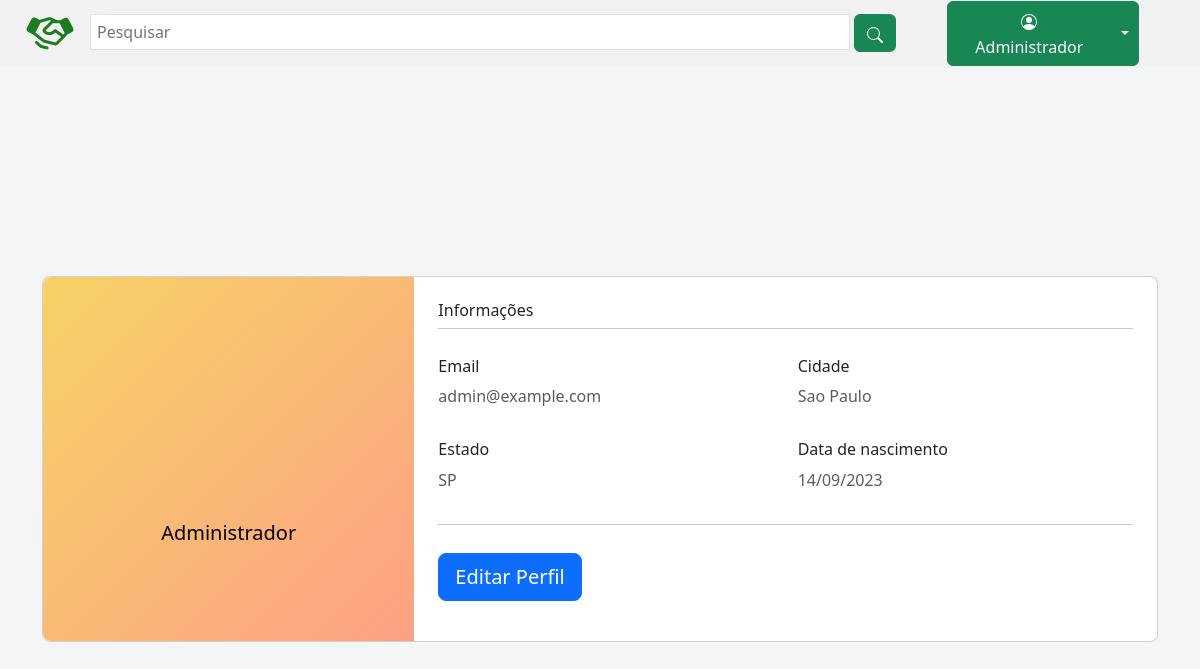
The page /pages/telaDeUsuario.php (signed in) on the database as committed earlier.
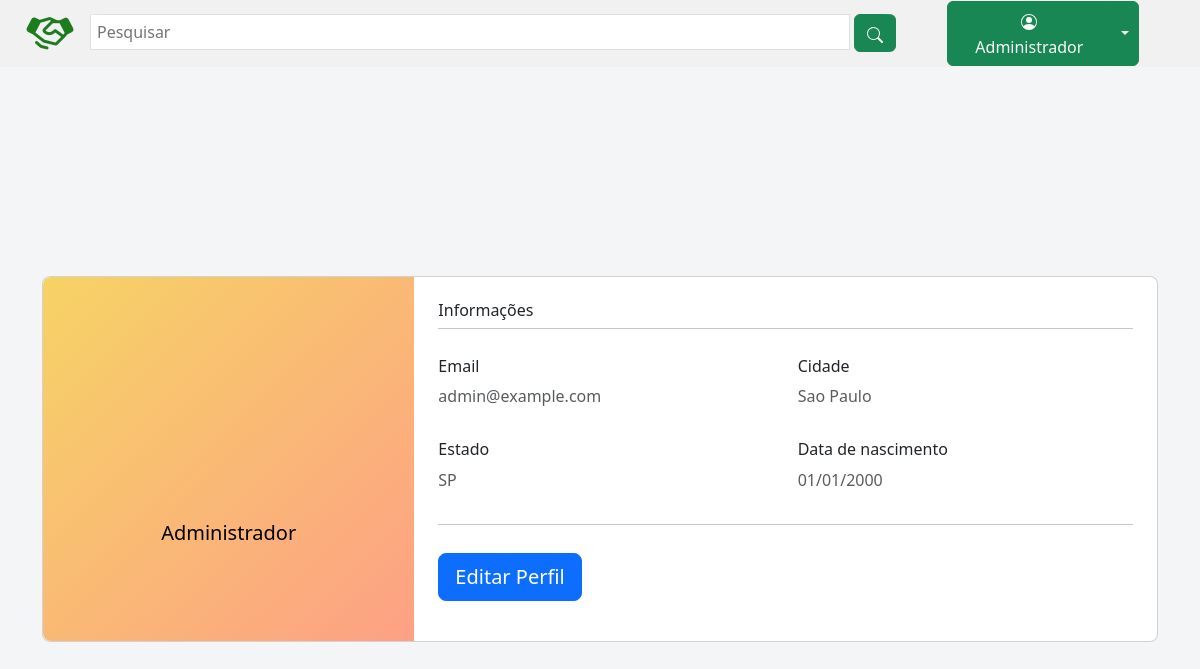
The same page on the database as committed later.
### tables this page shows
CREATE TABLE IF NOT EXISTS `usuarios` (
    `id_usuario` INT NOT NULL AUTO_INCREMENT,
    `nome_usuario` VARCHAR(140) NOT NULL,
    `nome_icon` LONGTEXT,
    `email` VARCHAR(190) NOT NULL,
    `telefone` VARCHAR(15) NOT NULL,
    `status_usuario` TINYINT NOT NULL,
    `permissao` TINYINT NULL DEFAULT NULL,
    `data_nascimento` DATE NOT NULL,
    `senha` VARCHAR(250) NOT NULL,
    `cep` VARCHAR(8),
    `estado` VARCHAR(2) NOT NULL,
    `cidade` VARCHAR(45) NOT NULL,
    `bairro` VARCHAR(45) NOT NULL,
    `logradouro` VARCHAR(50) NOT NULL,
    `complemento` VARCHAR(45) NULL DEFAULT NULL,
    `num_casa` VARCHAR(45) NULL DEFAULT NULL,
    `updateDate` TIMESTAMP NULL DEFAULT NULL,
    `createDate` TIMESTAMP NULL DEFAULT NULL,
    `cpf` VARCHAR(15) NOT NULL,
    PRIMARY KEY (`id_usuario`)
);

### pages/telaDeUsuario.php (the view, shortened to what this page needs)
<?php
require_once('../config/conexao.php');
require_once('./header.php');
?>
<link rel="stylesheet" href="https://cdnjs.cloudflare.com/ajax/libs/font-awesome/5.15.2/css/all.min.css">
<link rel="stylesheet" href="../assets/styles/telaDeUsuario.css">
<body>
    <section class="vh-100" style="background-color: #f4f5f7;">
        <div class="container py-5 h-100">
            <div class="row d-flex justify-content-center align-items-center h-100">
                <div class="col col-lg-12 mb-4 mb-lg-0">
                    <div class="card mb-3" style="border-radius: .5rem;">
                        <div class="row g-0">
                            <div class="col-md-4 gradient-custom text-center text-black" style="border-top-left-radius: .5rem; border-bottom-left-radius: .5rem;">
                                <div class="profile-pic-wrapper">
                                    <div class="pic-holder">
                                    </div>
                                </div>
                                <h5><?php echo $nome; ?></h5>
                            </div>
                            <div class="col-md-8">
                                <div class="card-body p-4">
                                    <h6>Informações</h6>
                                    <hr class="mt-0 mb-4">
                                    <div class="row pt-1">
                                        <div class="col-6 mb-3">
                                            <h6>Email</h6>
                                            <p class="text-muted"><?php echo $email; ?></p>
                                        </div>
                                        <div class="col-6 mb-3">
                                            <h6>Cidade</h6>
                                            <p class="text-muted"><?php echo $cidade; ?></p>
                                        </div>
                                        <div class="col-6 mb-3">
                                            <h6>Estado</h6>
                                            <p class="text-muted"><?php echo $estado; ?></p>
                                        </div>
                                        <div class="col-6 mb-3">
                                            <h6>Data de nascimento</h6>
                                            <p class="text-muted"><?php echo $data_nasc; ?></p>
                                        </div>
                                    </div>
                                    <hr class="mt-0 mb-4">
                                    <div class="row pt-1">
                                        <div class="col-6 mb-3">
                                            <a href="./editarPerfil.php?id=<?php echo $id; ?>" class="btn btn-primary btn-lg">Editar
                                                Perfil</a>
                                        </div>
                                    </div>
                                </div>
                            </div>
                        </div>
                    </div>
                </div>
            </div>
        </div>
    </section>
</body>
</html>

### pages/header.php (shortened to what this page needs)
<?php
$nome = '';
$id = '';
$sql = "SELECT id_usuario, nome_usuario, cidade, estado, data_nascimento, email FROM usuarios WHERE id_usuario = '" . $_SESSION['usn'] . "'";
$result = mysqli_query($conn, $sql);
while ($dados = mysqli_fetch_assoc($result)) {
    $id = $dados['id_usuario'];
    $nome = $dados['nome_usuario'];
    $email = $dados['email'];
    $cidade = $dados['cidade'];
    $estado = $dados['estado'];
    $data_nasc = date('d/m/Y',  strtotime($dados['data_nascimento']));
}
?>
<!DOCTYPE html>
<html lang="pt-br">
<head>
    <link href="https://cdn.jsdelivr.net/npm/bootstrap@5.3.1/dist/css/bootstrap.min.css" rel="stylesheet">
    <link rel="stylesheet" href="https://cdn.jsdelivr.net/npm/bootstrap-icons@1.10.5/font/bootstrap-icons.css" />
    <link rel="stylesheet" href="../assets/styles/global.css" />
</head>
<header class="main-header">
    <div class="container-header">
        <div class="logo-container">
            <div class="logo">
                <a href="\Desapegados\index.php">
                    <div class="logo_img"></div>
                </a>
            </div>
        </div>
        <div class="search-container">
            <input type="text" name="barra" id="barra" class="search-input" placeholder="Pesquisar">
            <div class="search-icon">
                <button class="btn btn-success ms-1" type="button" onclick="pesquisar()">
                </button>
            </div>
        </div>
        <?php
        if ($id == '') {
        ?>
            <div class="login-container d-flex">
                <p class="criar_conta"><span><a href="/Desapegados/pages/cadastro.php">Criar conta</a></span></p>
                <p class="conta"><a href="/Desapegados/pages/login.php">Conta</a></p>
            </div>
        <?php
        } else {
        ?>
            <div class="login-container d-flex">
                <div class="btn-group mx-3">
                    <button type="button" class="btn btn-success">
                        <a href="/Desapegados/pages/telaDeUsuario.php" class="text-light">
                            <span class="px-2">
                                <?php
                                echo $nome;
                                ?>
                            </span>
                        </a>
                    </button>
                    <button type="button" class="btn btn-success dropdown-toggle dropdown-toggle-split" data-bs-toggle="dropdown" aria-expanded="false">
                    </button>
                </div>
            </div>
        <?php
        }
        ?>
    </div>
</header>

### assets/styles/global.css (style rules this page uses)
* { margin: 0; padding: 0; box-sizing: border-box; }
header { background-color: #f1f1f1; height: auto; color: aliceblue; width: 100%; padding: 1px 10px; }
.container-header { display: flex; align-items: center; width: 100%; }
.logo-container { height: auto; display: flex; justify-content: center; align-items: center; }
.logo { width: 80px; height: 50px; overflow: hidden; }
.logo_img { background-image: url("../img/logo_maos_desapegados.png"); background-repeat: no-repeat; background-size: cover; margin: auto; width: 3em; height: 3em; }
.search-container { width: 70%; display: flex; height: 60%; justify-content: space-between; border-radius: 2%; overflow: hidden; }
.search-input { width: 100%; min-width: 90px; height: 100%; border: 1px solid rgba(48, 48, 48, 0.151); outline: none; padding: 6px; font-size: 1rem; }
.login-container { margin: auto 3%; }
.login-container a, .login-container p { text-decoration: none; color: #131313; }
.main-header { display: flex; justify-content: space-around; align-items: center; }

### assets/styles/telaDeUsuario.css (style rules this page uses)
.gradient-custom { background: #f6d365; background: -webkit-linear-gradient(to right bottom, rgba(246, 211, 101, 1), rgba(253, 160, 133, 1)); background: linear-gradient(to right bottom, rgba(246, 211, 101, 1), rgba(253, 160, 133, 1)) }
.profile-pic-wrapper { margin-top: 20%; width: 100%; position: relative; display: flex; flex-direction: column; justify-content: center; align-items: center; }
.pic-holder { text-align: center; position: relative; border-radius: 50%; width: 150px; height: 150px; overflow: hidden; display: flex; justify-content: center; align-items: center; margin-bottom: 20px; }

Rows that differ between the two databases and show on the page:
changed usuarios "Administrador": data_nascimento "14/09/2023" → "01/01/2000"
